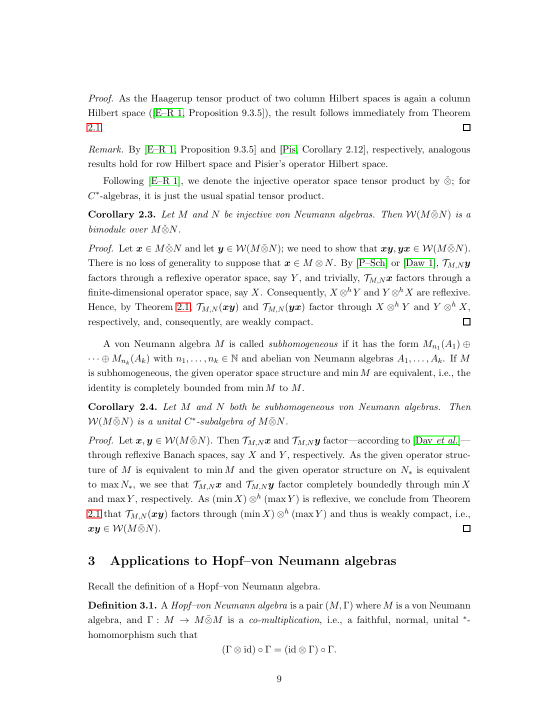
#> input picture packets/fa_banach_001_partial_1104.3812_1104.3812_wap_min_tensor_bimodule_no_injectivity/files/source_corollary_2_3_p9.png, 1105 x 1430 px, given in place of source_page-06.png, which was not available (shown at 1/2 size)
$ python make_evidence_crops.py
#> lines starting #> are read from the running program, lines starting #| are printed output that depends on the picture; pictures that were not available may be replaced by others from this repository, and a replacement may not be noted
from pathlib import Path

from PIL import Image


ROOT = Path(__file__).resolve().parents[1]
TMP = ROOT / "tmp"
FIGURES = ROOT / "figures"


def crop(src_name: str, box: tuple[int, int, int, int], out_name: str) -> None:
#> called with src_name = 'source_page-06.png', box = (170, 705, 880, 1095), out_name = 'open_problem_crop.png'
    image = Image.open(TMP / src_name)
#> image is the input picture: PIL image 1105x1430 RGB; mean R, G, B 246.5, 246.7, 246.4
    FIGURES.mkdir(parents=True, exist_ok=True)
    image.crop(box).save(FIGURES / out_name)
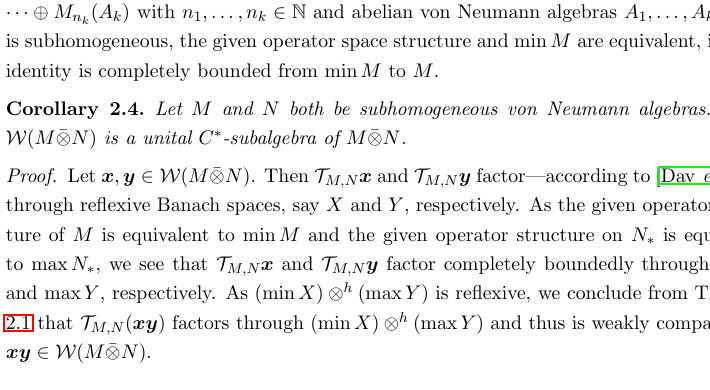
#> saved as open_problem_crop.png: PIL image 710x390 RGB; mean R, G, B 239.1, 239.2, 238.9


def main() -> None:
    crop(
        "source_page-06.png",
        (170, 705, 880, 1095),
        "open_problem_crop.png",
    )
    crop(
        "source_page-08.png",
        (165, 380, 920, 735),
        "self_adjoint_modification_crop.png",
    )
#> call 2 of crop, with src_name = 'source_page-08.png', box = (165, 380, 920, 735), out_name = 'self_adjoint_modification_crop.png'
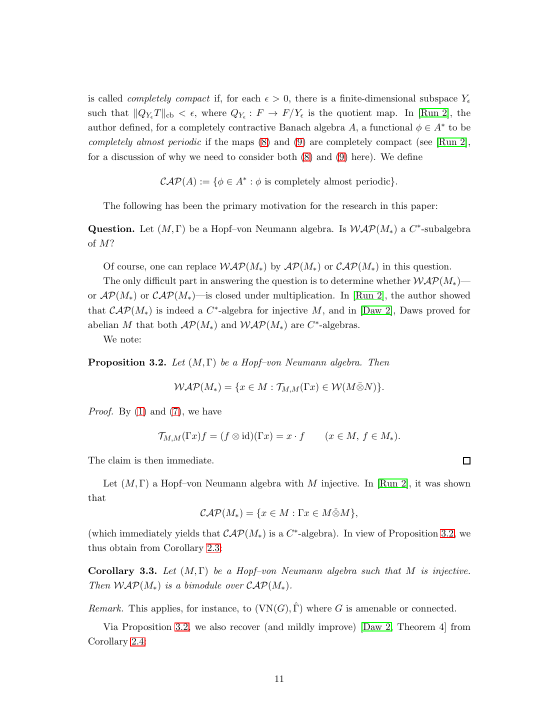
#> input picture packets/fa_banach_001_partial_1104.3812_1104.3812_wap_min_tensor_bimodule_no_injectivity/files/source_open_question_p11.png, 1105 x 1430 px, given in place of source_page-08.png, which was not available (shown at 1/2 size)
#> in crop, image is the input picture: PIL image 1105x1430 RGB; mean R, G, B 248.5, 248.6, 248.3
#> in crop (call 2), `image.crop(box).save(FIGURES / out_name)`:
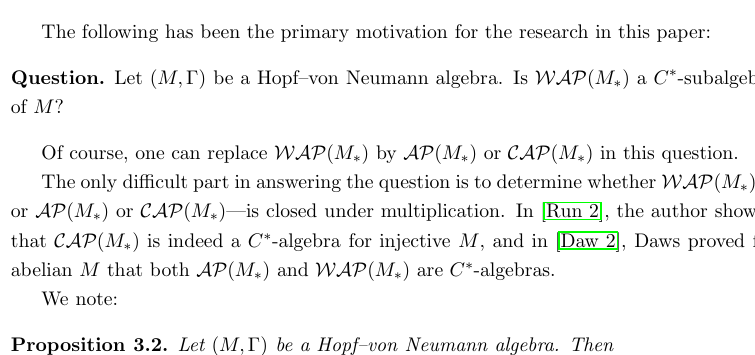
#> saved as self_adjoint_modification_crop.png: PIL image 755x355 RGB; mean R, G, B 241.4, 241.9, 241.4


if __name__ == "__main__":
    main()
